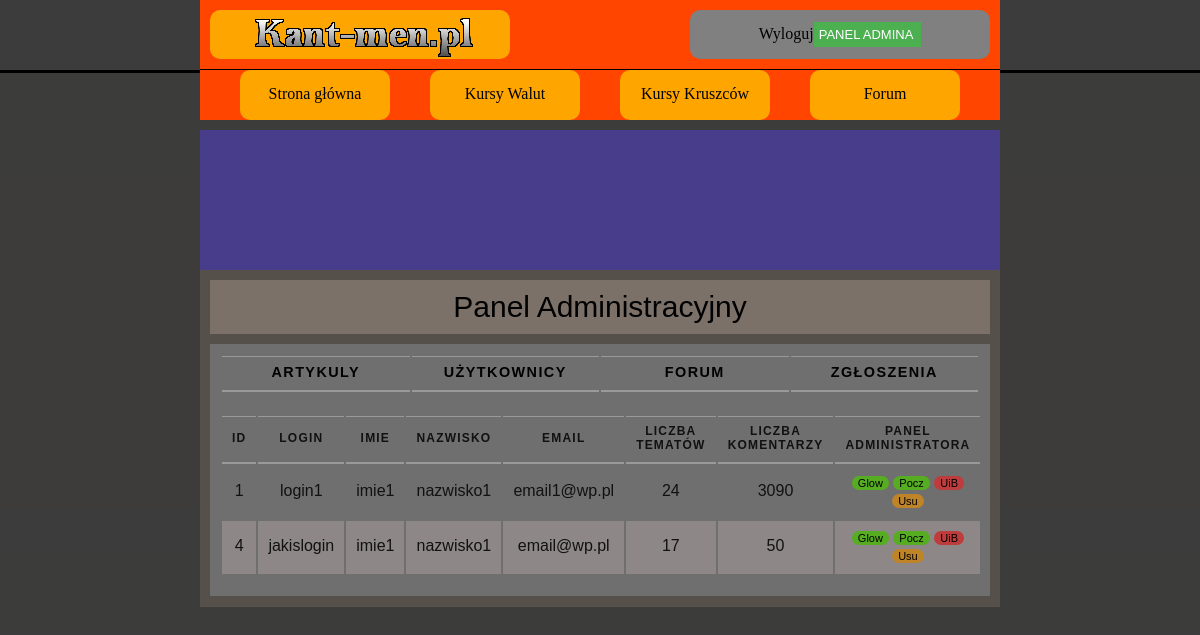
The page /panel_admin_u.php on the database as committed earlier.
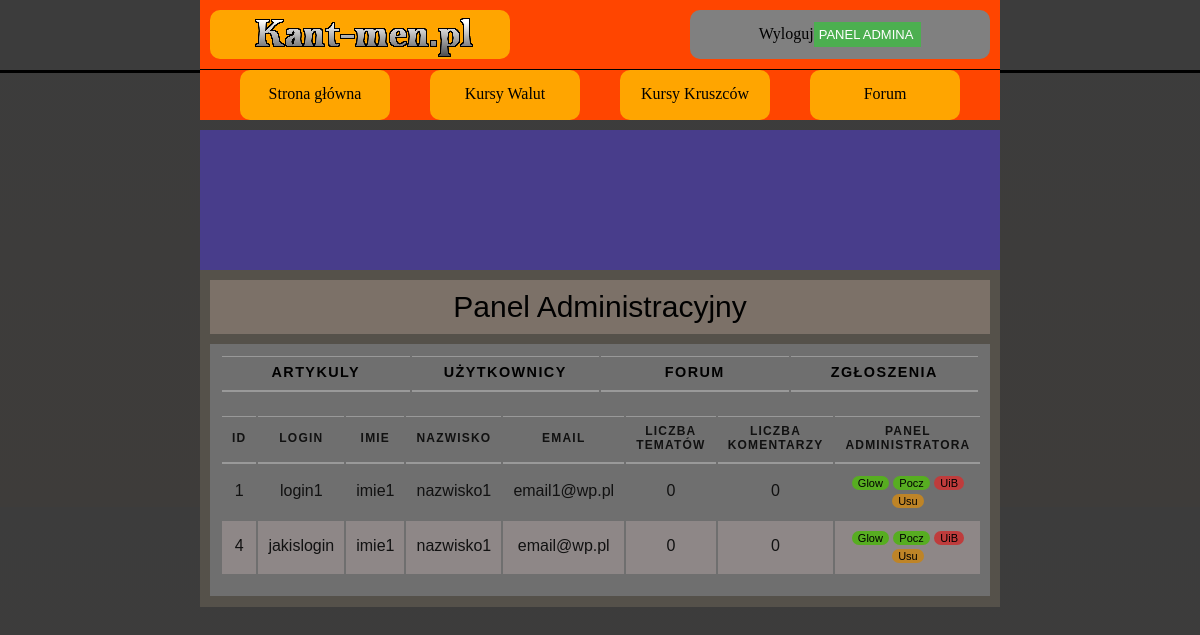
The same page on the database as committed later.
### tables this page shows
CREATE TABLE `user` (
  `ID_USER` int(10) NOT NULL,
  `LOGIN` varchar(20) NOT NULL,
  `HASLO` char(64) NOT NULL,
  `IMIE` varchar(50) NOT NULL,
  `NAZWISKO` varchar(50) NOT NULL,
  `EMAIL` varchar(50) NOT NULL,
  `WIEK` int(10) NOT NULL,
  `MIASTO` varchar(50) NOT NULL,
  `KRAJ` varchar(50) NOT NULL,
  `OPIS_PROFILU` text DEFAULT NULL,
  `ZDJECIE` blob DEFAULT NULL,
  `STW_WATKI` int(10) NOT NULL DEFAULT 0,
  `LICZ_KOMENTARZY` int(10) NOT NULL DEFAULT 0,
  `UPRAWNIENIA` varchar(10) NOT NULL DEFAULT 'USER'
);

### panel_admin_u.php (the view, shortened to what this page needs)
<!DOCTYPE HTML>
<html>
<head>
    <link href="CSS/styleGlowne.css" rel="stylesheet" type="text/css">
    <link href="CSS/stylePanelAdmina.css" rel="stylesheet" type="text/css">
</head>
<body>
<?php
include_once('rysowanieMenu.php');
rysowanieGlownegoMenu();
?>
<main>
    <article class="artykol">
        <div class="tytul_artykulu">
            Panel Administracyjny
        </div>
        <section class="sekcja">
            <table>
                <tr>
                    <th class="panel_artykuly">
                        <a href="panel_admin_a.php">Artykuly</a>
                    </th>
                    <th class="panel_uzytkownicy">
                        <a href="panel_admin_u.php">Użytkownicy</a>
                    </th>
                    <th class="panel_forum">
                        <a href="panel_admin_f.php">Forum</a>
                    </th>
                    <th class="panel_zgloszenia">
                        <a href="panel_admin_z.php">Zgłoszenia</a>
                    </th>
                </tr>
            </table>
                        <?php
                        require_once "polaczeniezMySQL.php";
                        $polaczenie = @new mysqli($host,$db_user,$db_password,$db_name);
                        if($polaczenie->connect_errno!=0)
                        {
                            echo "Error: ".$polaczenie->connect_errno;
                        }
                        else
                        {
                        $rezultat = $polaczenie->query("SELECT * FROM user");
                        if(!$rezultat)
                        {
                            throw new Exception($polaczenie->error);
                        }
                        else
                        {
                        $iterator = 0;
                        ?>
            <div class="tabliczki">
                <table>
                    <tr>
                        <th class="ID">ID</th>
                        <th class="uzytkownik_wst">Login</th>
                        <th class="uzytkownik_wst">Imie</th>
                        <th class="uzytkownik_wst">Nazwisko</th>
                        <th class="uzytkownik_wst">Email</th>
                        <th class="czas_wstawienia">Liczba tematów</th>
                        <th class="liczba_odwiedzin">Liczba Komentarzy</th>
                        <th class="panel_admin">Panel Administratora</th>
                    </tr>
                        <?php
                        while($row = mysqli_fetch_array($rezultat))
                        {
                            if(($iterator%2)==0)
                        {
                        ?>
                    <tr>
                        <td class="ID"><?php echo $row['ID_USER'];?></td>
                        <td class="uzytkownik_wst"><?php echo'<a href="profilowe.php?user='.$row['ID_USER'].'">'.$row['LOGIN'].'</a>';?></td>
                        <td class="uzytkownik_wst"><?php echo $row['IMIE'];?></td>
                        <td class="uzytkownik_wst"><?php echo $row['NAZWISKO'];?></td>
                        <td class="uzytkownik_wst"><?php echo $row['EMAIL'];?></td>
                        <td class="czas_wstawienia"><?php echo $row['STW_WATKI'];?></td>
                        <td class="liczba_odwiedzin"><?php echo $row['LICZ_KOMENTARZY'];?></td>
                        <td class="panel_admin">
                            <a>
                                <button type="button" class="mute_glowna" name="butt_glowna" method="post">Glow</button>
                            </a>
                            <a>
                                <button type="button" class="mute_glowna" name="butt_glowna" method="post">Pocz</button>
                            </a>
                            <a>
                                <button type="button" class="ban_button" name="butt_ban" method="post">UiB</button>
                            </a>
                            <a>
                                <button type="button" class="del_button" name="butt_del" method="post">Usu</button>
                            </a>
                        </td>
                    </tr>
                    <?php
                    }else{
                        ?>
                    <tr class="codrugi">
                        <td class="ID"><?php echo $row['ID_USER'];?></td>
                        <td class="uzytkownik_wst"><?php echo'<a href="profilowe.php?user='.$row['ID_USER'].'">'.$row['LOGIN'].'</a>';?></td>
                        <td class="uzytkownik_wst"><?php echo $row['IMIE'];?></td>
                        <td class="uzytkownik_wst"><?php echo $row['NAZWISKO'];?></td>
                        <td class="uzytkownik_wst"><?php echo $row['EMAIL'];?></td>
                        <td class="czas_wstawienia"><?php echo $row['STW_WATKI'];?></td>
                        <td class="liczba_odwiedzin"><?php echo $row['LICZ_KOMENTARZY'];?></td>
                        <td class="panel_admin">
                            <a><button type="button" class="mute_glowna" name="butt_glowna" method="post">Glow</button></a>
                            <a><button type="button" class="mute_glowna" name="butt_glowna" method="post">Pocz</button></a>
                            <a><button type="button" class="ban_button" name="butt_ban" method="post">UiB</button></a>
                            <a ><button type="button" class="del_button" name="butt_del" method="post">Usu</button></a>
                        </td>
                    </tr>
                    <?php
                                            }
                                            $iterator++;
                                        }
                            }
                        }
                                        ?>
                </table>
            </div>
        </section>
    </article>
</main>
</body>
</html>

### rysowanieMenu.php (shortened to what this page needs)
<?php
function rysowanieGlownegoMenu()
{
    ?>
    <header>
        <nav class="nawigacja-menu">
            <div class="nawigacja-czesc-gorna">
                <div class="logo"><a href="index.php"><img src="img/logo/logo-duze.png" alt="logo"></a></div>
                <div class="logowanie-rejestracja">
                    <?php
                        echo '<a href="wylogowanie.php" >Wyloguj</a>';
                            echo '<a href="panel_admin_a.php" ><input type="submit" value="PANEL ADMINA "
                                          style="background-color: #4CAF50;
                                          border: none;
                                          color: white;
                                          padding: 5px 5px;
                                          text-align: center;
                                          text-decoration: none;
                                          display: inline-block;
                                          font-size: 13px;
                                          "></a>';
                    ?>
                </div>
            </div>
            <div class="nawigacja-czesc-dolna">
                <div class="strona-glowna"> <a href="index.php"  >Strona główna</a></div>
                <div class="kurs-walut"> <a href="waluty.php">Kursy Walut</a></div>
                <div class="kurs-kruszcow"> <a href="kruszce.php">Kursy Kruszców</a></div>
                <div class="forum"> <a href="forum.php">Forum</a></div>
            </div>
        </nav>
    </header>
    <?php
}
?>

### CSS/styleGlowne.css (style rules this page uses)
body { background-color: white; justify-content: center; align-items: center; }
header { position: fixed; width: 100%; top: 0px; left: 0px; height: 120px; background-color: orangered; color: black; text-decoration: none; z-index: 10; clear: both; border-bottom: black solid 3px; }
main { background-color: white; margin-left: auto; margin-right: auto; width: 1000px; height: auto; margin-top: 130px; align-items: center; }
.nawigacja-menu { background-color: #72e7ff; position:relative; width: 800px; height: 100%; margin-left: auto; margin-right: auto; }
.nawigacja-czesc-gorna { background-color: orangered; width: 800px;; height: 70px; padding: 10px; box-sizing: border-box; position:relative; border-bottom: black solid 1px; }
.logo, .logowanie-rejestracja { height: 100%; width: 300px; }
.logo { background-color: orange; border-radius: 10px; float: left; }
.logowanie-rejestracja { background-color: grey; border-radius: 10px; float: right; padding: 12px; }
.logo, .logowanie-rejestracja { box-sizing: border-box; text-align: center; }
.nawigacja-czesc-dolna { background-color: orangered; width: 800px;; height: 50px; box-sizing: border-box; }
.strona-glowna, .kurs-walut, .kurs-kruszcow, .forum { background-color: orange; border-radius: 10px; float: left; width: 150px; height: 100%; padding: 15px; margin-left: 40px; text-align: center; box-sizing: border-box; }

### CSS/stylePanelAdmina.css (style rules this page uses)
body { background-image: linear-gradient(#3c3c3c, #3e3c3a); }
header { position: fixed; width: 100%; top: 0px; left: 0px; margin: 0px; padding: 0px; height: 70px; background-color:#3c3c3c; z-index: 10; clear: both; }
main { background-color: darkslateblue; width: 800px; }
.artykol { background-color:rgb(85, 81, 74); position:relative; top: 140px; padding-bottom: 1px; margin-bottom: 40px; margin-left: auto; margin-right: auto; }
.sekcja { position:relative; background-color: rgb(111, 111, 111); margin: 20px 10px 10px 10px; padding: 10px 10px 10px 10px; text-align: center; }
a { text-decoration: none; color: inherit; }
.tytul_artykulu { position: relative; background-color:rgb(124, 113, 104); width: auto; margin: 10px; padding: 10px; text-align: center; font-family: Impact,Arial,sans-serif; font-size: 30px; top: 10px; }
.tabliczki { color: #111111; margin: 20px auto 10px auto; }
table { width: 760px; font-family: Arial, Verdana, sans-serif; }
th, td { padding: 7px 10px 10px 10px; }
th { text-transform: uppercase; letter-spacing: 0.1em; font-size: 90%; border-bottom: 2px solid #999; border-top: 1px solid #999; text-align: center; }
tr.codrugi { background-color: #8e8787; }
td.panel_admin ,td.wstawione_memy,td.liczba_odwiedzin { text-align: center; }
th.panel_uzytkownicy, th.panel_forum, th.panel_artykuly, th.panel_zgloszenia { width: 25%; }
th.ID,th.uzytkownik_wst, th.czas_wstawienia,th.liczba_odwiedzin,th.panel_admin { font-size: 12px; }
.ban_button,.mute_button,.mute_glowna,.del_button,.mod_button { border: none; border-radius: 50px; transition: background .6s; font-size: 11px; }
.ban_button { background-color: #bf3c3c; }
.mute_glowna,.mute_button { background-color: #57ad21; }
.del_button { background-color: #be8427; }

Rows that differ between the two databases and show on the page:
changed user "login1": STW_WATKI "24" → "0"; LICZ_KOMENTARZY "3090" → "0"
changed user "jakislogin": STW_WATKI "17" → "0"; LICZ_KOMENTARZY "50" → "0"
